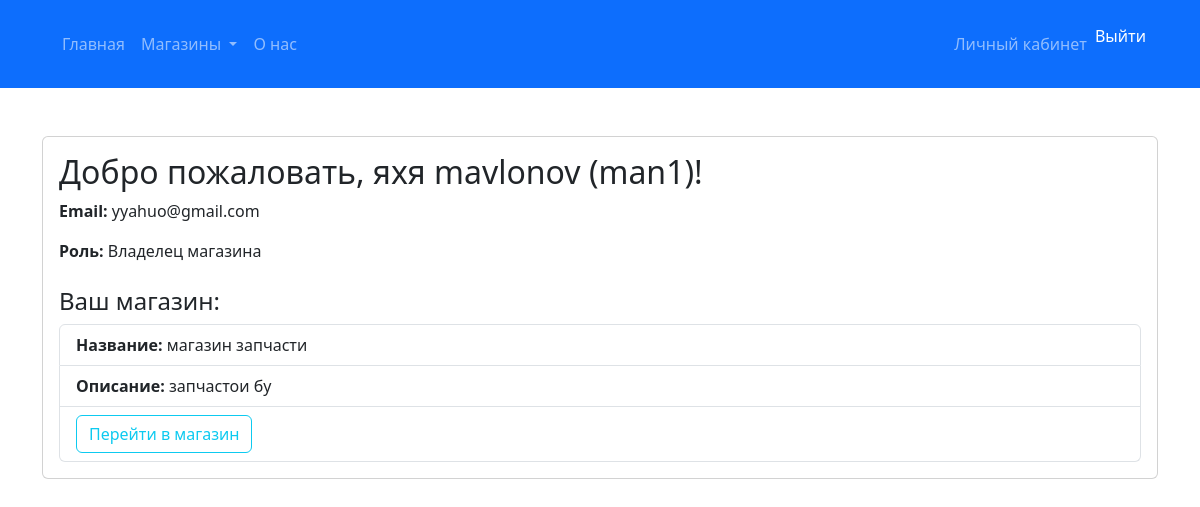
The page /users/profile/ (signed in) on the database as committed earlier.
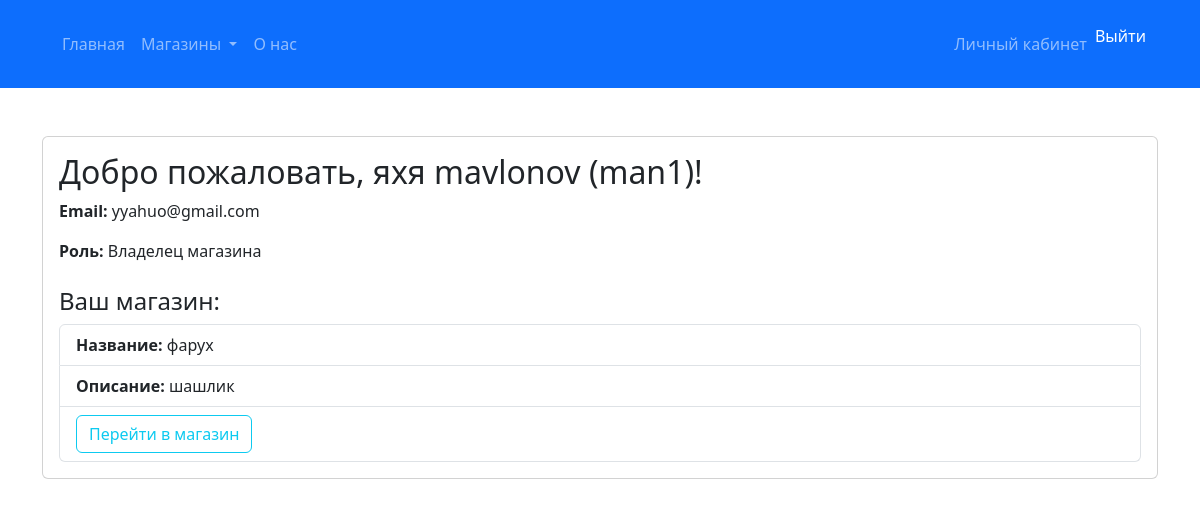
The same page on the database as committed later.
### users/models.py (models this page shows, shortened)
class CustomUser(AbstractUser):
    ROLE_CHOICES = (
        ('buyer', 'Покупатель'),
        ('store_owner', 'Владелец магазина'),
    )
    role = models.CharField(max_length=20, choices=ROLE_CHOICES, default='buyer')
    email = models.EmailField(unique=True)

### store/models/store.py (models this page shows, shortened)
class Store(models.Model):
    owner = models.OneToOneField(CustomUser, on_delete=models.CASCADE, related_name='store')  # связь с владельцем
    name = models.CharField(max_length=255)  # Название магазина
    description = models.TextField(blank=True)  # Описание магазина
    created_at = models.DateTimeField(auto_now_add=True)  # Дата создания магазина
    logo = models.ImageField(upload_to='store_logos/', null=True, blank=True)  # Логотип магазина (опционально)
    class Meta:
        verbose_name = 'Store'
        verbose_name_plural = 'Stores'

### users/views.py (the view)
# urls.py: path('profile/', profile_view, name='profile'),  # если есть
@login_required
def profile_view(request):
    store = getattr(request.user, 'store', None)  # Получаем магазин, если есть
    return render(request, 'users/profile.html', {'store': store})

### app/context_processors.py (called while the page is built)
def menu_categories(request):
    stores = Store.objects.prefetch_related('categories__subcategories').all()
    return {'menu_categories': stores}

### users/templates/users/profile.html (shortened to what this page needs)
<!DOCTYPE html>
<html lang="ru">
<head>
    <link href="https://cdn.jsdelivr.net/npm/bootstrap@5.3.0-alpha1/dist/css/bootstrap.min.css" rel="stylesheet">
</head>
<body>
    {% include 'app/header.html' %}
    <div class="container mt-5">
        <div class="card">
            <div class="card-body">
                <h2 class="card-title">Добро пожаловать, {{ user.first_name }} {{ user.last_name }} ({{ user.username }})!</h2>
                <p class="card-text"><strong>Email:</strong> {{ user.email }}</p>
                <p class="card-text"><strong>Роль:</strong>
                    {% if user.role == 'store_owner' %}
                        Владелец магазина
                    {% else %}
                        Покупатель
                    {% endif %}
                </p>
                {% if user.role == 'store_owner' %}
                    {% if user.store %}
                        <h4 class="mt-4">Ваш магазин:</h4>
                        <ul class="list-group">
                            <li class="list-group-item"><strong>Название:</strong> {{ user.store.name }}</li>
                            <li class="list-group-item"><strong>Описание:</strong> {{ user.store.description }}</li>
                            <li class="list-group-item"><a href="{% url 'store_detail' user.store.id %}" class="btn btn-outline-info">Перейти в магазин</a></li>
                        </ul>
                    {% else %}
                        <a href="{% url 'create_store' %}" class="btn btn-primary mt-3">Создать магазин</a>
                    {% endif %}
                {% endif %}
            </div>
        </div>
    </div>
</body>
</html>

Rows that differ between the two databases and show on the page:
changed CustomUser "яхя": store.name "магазин запчасти" → "фарух"; store.description "запчастои бу" → "шашлик"
